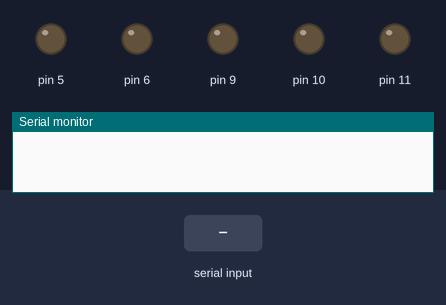
Recording of a sketch running on a simulated Arduino Uno, built with avr-gcc and run on an emulated ATmega328P. Parts: output pins drawn as LEDs (lit = HIGH), the last lines printed to the serial monitor. Inputs (shaded band) come from the test bench.

Above: at 1.2 s.
1.3 s: "1" received over Serial
At 2.3 s:
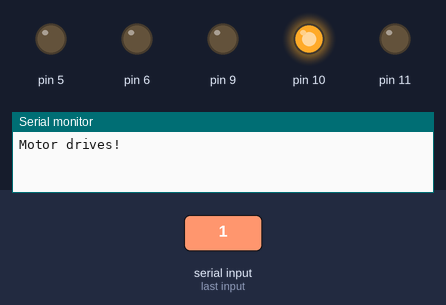
Timing chart, 0 to 4.3 s (numbered marks = the images above; inputs shaded):
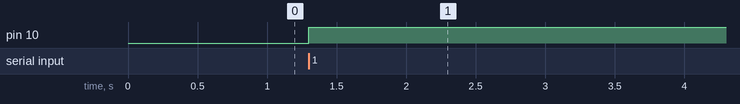

Measured:
- after the input at 1.3 s, pin 10: LOW → HIGH at once

The sketch:

LidarCartDriver.ino
```cpp
class Motor{
  public:
    Motor(byte enablePin, byte forwardPin, byte reversePin);

    int setSpeed(float motorSpeed);
  private:
    byte enable;
    byte forward;
    byte reverse;

    float speed;
};

Motor::Motor(byte enablePin, byte forwardPin, byte reversePin){
  enable = enablePin;
  forward = forwardPin;
  reverse = reversePin;
  pinMode(enable, OUTPUT);
  pinMode(forward, OUTPUT);
  pinMode(reverse, OUTPUT);
}

int Motor::setSpeed(float motorSpeed){
  speed = motorSpeed;

  if(motorSpeed == 0){
    analogWrite(enable, 0);
    return 0;
  }
  else if(motorSpeed > 0){
    digitalWrite(forward, HIGH);
    digitalWrite(reverse, LOW);
  }
  else{
    digitalWrite(forward, LOW);
    digitalWrite(reverse, HIGH);
  }
  analogWrite(enable, 1024 * motorSpeed);

  Serial.println("Motor drives!");

  return 0;
}
//End of motor class stuff---------------------------------------------------------------------------------------------------

Motor right(5, 10, 11);
Motor left(6, 9, 9);

void setup() {
  Serial.begin(9600);
}

void loop() {
  if(Serial.available() > 0){
    Serial.read();

    right.setSpeed(1);
  }
}


/*
  if(Serial.available() > 0){
    char val = Serial.read();
    Serial.println(val);

    if(val == 'f'){
      digitalWrite(leftForward, HIGH);
      digitalWrite(leftReverse, LOW);
      digitalWrite(rightForward, HIGH);
      digitalWrite(rightReverse, LOW);

      digitalWrite(leftEnable, HIGH);
      digitalWrite(rightEnable, HIGH);
    }
    else if(val == 'r'){
      digitalWrite(leftForward, LOW);
      digitalWrite(leftReverse, HIGH);
      digitalWrite(rightForward, LOW);
      digitalWrite(rightReverse, HIGH);

      digitalWrite(leftEnable, HIGH);
      digitalWrite(rightEnable, HIGH);
    }
    delay(500);
  }
  else{
    digitalWrite(leftForward, LOW);
    digitalWrite(leftReverse, LOW);
    digitalWrite(rightForward, LOW);
    digitalWrite(rightReverse, LOW);

    digitalWrite(leftEnable, LOW);
    digitalWrite(rightEnable, LOW);
  }
   delay(10);
   */
```
